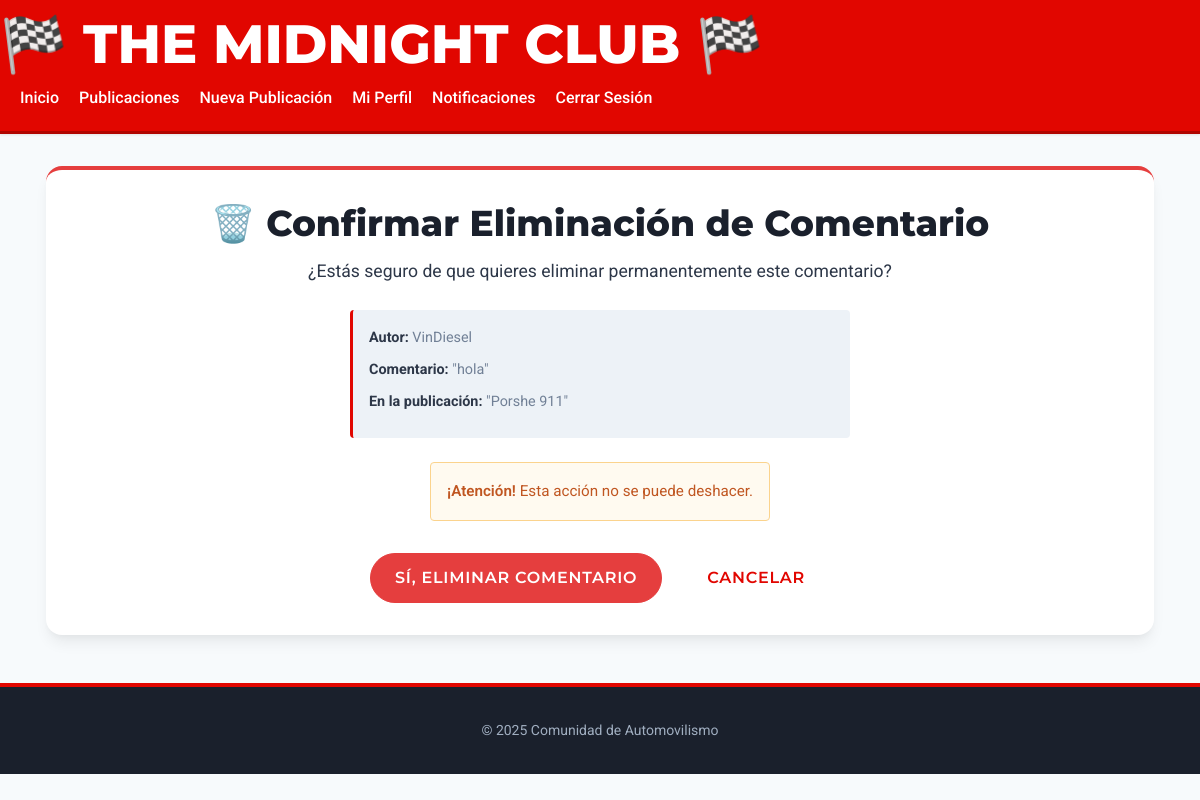
Screenshot of /posts/comentario/5/eliminar/ (signed in) with the database file from the repository.
### publicaciones/models.py (models this page shows, shortened)
class Comentario(models.Model):
    publicacion = models.ForeignKey(Publicacion, on_delete=models.CASCADE, related_name='comentarios')
    autor = models.ForeignKey(User, on_delete=models.CASCADE)
    contenido = models.TextField()
    fecha_creacion = models.DateTimeField(auto_now_add=True)
    fecha_modificacion = models.DateTimeField(auto_now=True)
    class Meta:
        ordering = ['fecha_creacion']

class Publicacion(models.Model):
    autor = models.ForeignKey(User, on_delete=models.CASCADE)
    titulo = models.CharField(max_length=100)
    contenido = models.TextField()
    categoria = models.CharField(max_length=50, choices=CATEGORIAS_CHOICES, default='otros')
    imagen = models.ImageField(upload_to='publicaciones/', blank=True, null=True)
    fecha_creacion = models.DateTimeField(auto_now_add=True)
    fecha_modificacion = models.DateTimeField(auto_now=True)
    likes = models.ManyToManyField(User, related_name='publicaciones_gustadas', blank=True)
    class Meta:
        ordering = ['-fecha_creacion']

### publicaciones/views.py (the view)
# urls.py: path('comentario/<int:pk>/eliminar/', views.eliminar_comentario, name='eliminar_comentario'),
@login_required
def eliminar_comentario(request, pk):
    comentario = get_object_or_404(Comentario, pk=pk, autor=request.user)
    publicacion_pk = comentario.publicacion.pk
    if request.method == 'POST':
        comentario.delete()
        return redirect('detalle_publicacion', pk=publicacion_pk)
    return render(request, 'publicaciones/confirmar_eliminar_comentario.html', {'comentario': comentario})

### notificaciones/context_processors.py (called while the page is built)
def contador_notificaciones_no_leidas(request):
    if request.user.is_authenticated:
        count = Notificacion.objects.filter(destinatario=request.user, leida=False).count()
        return {'notificaciones_no_leidas_count': count}
    return {}

### publicaciones/templates/publicaciones/confirmar_eliminar_comentario.html (shortened to what this page needs)
{% extends 'base.html' %}
{% load static %}
{% block content %}
<div class="confirm-delete-page container">
    <div class="confirm-delete-card">
        <h1 class="page-title">🗑️ Confirmar Eliminación de Comentario</h1>
        <p class="confirmation-message">
            ¿Estás seguro de que quieres eliminar permanentemente este comentario?
        </p>
        <blockquote class="item-to-delete-preview comment-preview">
            <p><strong>Autor:</strong> {{ comentario.autor.username }}</p>
            <p><strong>Comentario:</strong> "{{ comentario.contenido|truncatewords:30 }}"</p>
            <p><strong>En la publicación:</strong> "{{ comentario.publicacion.titulo }}"</p>
        </blockquote>
        <p class="warning-message">
            <strong>¡Atención!</strong> Esta acción no se puede deshacer.
        </p>
        <form method="post" class="confirmation-form">
            <div class="form-actions">
                <button type="submit" class="btn btn-danger btn-lg">Sí, Eliminar Comentario</button>
                <a href="{% url 'detalle_publicacion' comentario.publicacion.pk %}" class="btn btn-outline-secondary btn-lg">Cancelar</a>
            </div>
        </form>
    </div>
</div>
{% endblock %}

### rows the page displays
Comentario: autor.username "VinDiesel", contenido "hola", publicacion.titulo "Porshe 911"
